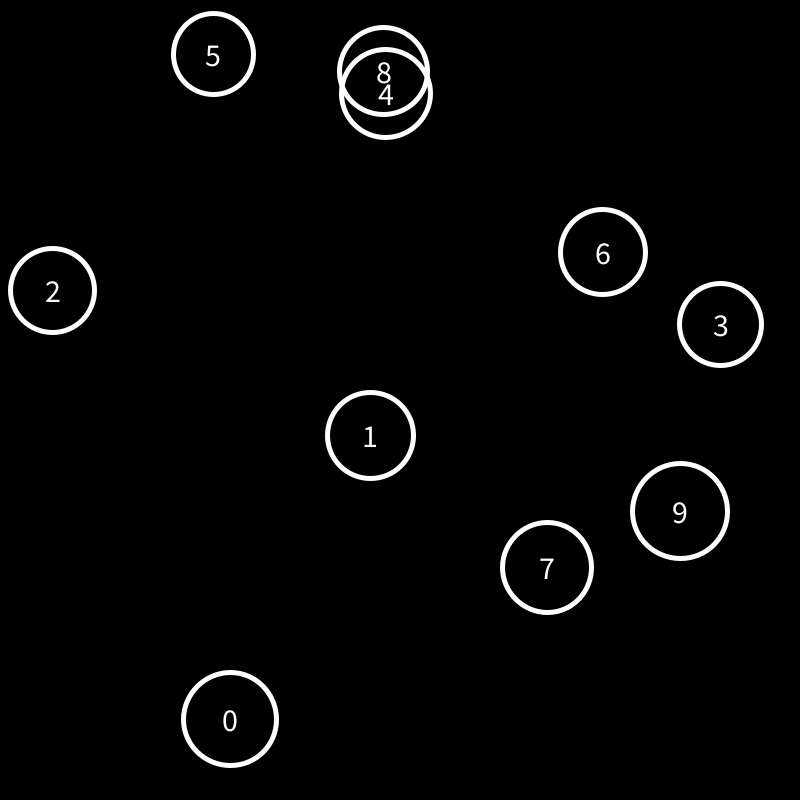
Frame 1 (no input)
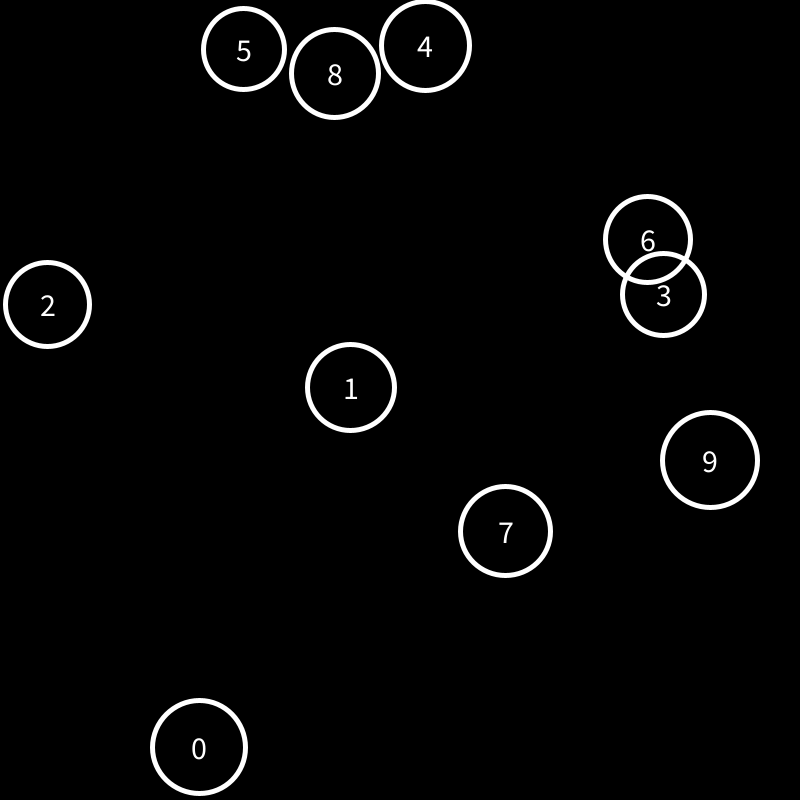
Frame 60 (the mouse pressed at the canvas centre just before this capture)
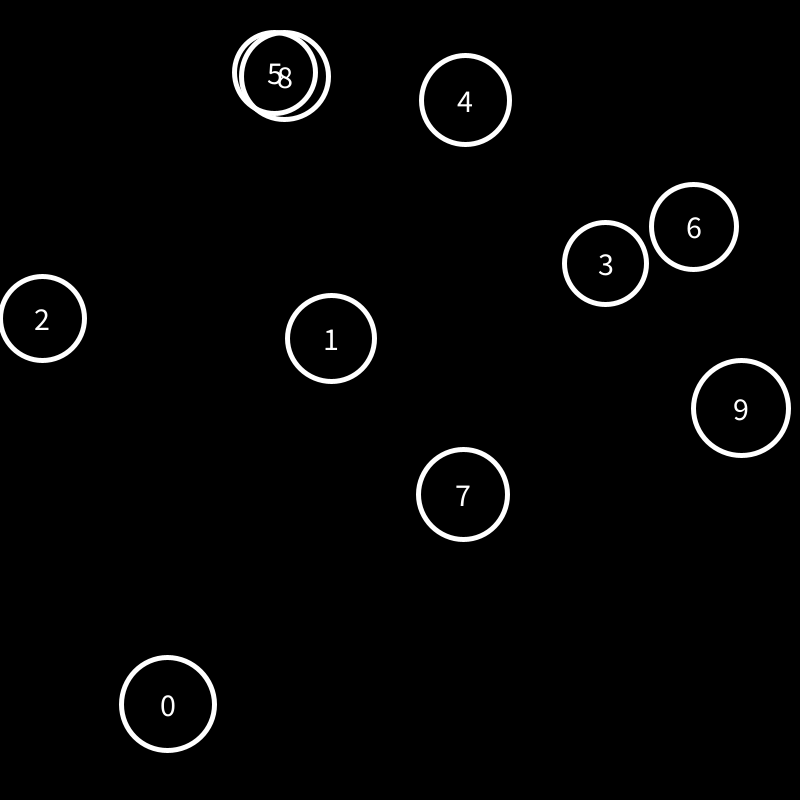
Frame 120 (the mouse held since frame 60 and released just before this capture)

The Processing sketch that drew these frames (run headless with seeded random() and noise(); from frame 60 on, the mouse is pressed at the canvas centre):

// Processing sketch: showcase_balls_popping_on_clicking_it
// ── showcase_balls_popping_on_clicking_it.pde
ArrayList<Ball> balls;

void setup() {
  size(800, 800);
  reset();
}

void reset() {
  balls = new ArrayList<>();
  for (var i=0; i < 10; i++) {
    balls.add(new Ball(i, random(80, 100)));
  }
}

void keyPressed() {
  if (key == ' ') {
    reset();
  }
}

void mouseHover() {
  for (var ball : balls) {
    ball.hover(mouseX, mouseY);
  }
}

void mousePressed() {
  var newballs = new ArrayList<Ball>();
  for (var ball : balls) {
    if (!ball.clicked(mouseX, mouseY))
      newballs.add(ball);
  }
  balls = newballs;
}

void draw() {
  background(0);
  if (mouseX >= 0 && mouseX < width && mouseY >= 0 && mouseY < height ) {   
      mouseHover();
  } 
  
  for (var ball : balls) {
    ball.show();
    ball.bounce();
    ball.move();
  }
}

class Ball {
  int index;
  float x, y;
  float xspeed;
  float yspeed;
  float diameter;
  color strokeColor;

  Ball(int index, float diameter) {
    this.x = random(diameter/2, width - diameter/2);
    this.y = random(diameter/2, height - diameter/2);
    this.diameter = diameter;
    this.index = index;
    this.xspeed = random(-1, 1);
    this.yspeed = random(-1, 1);
    this.strokeColor = color(255, 255, 255);
  }
  
  void hover(float x, float y) {
    if (dist(this.x, this.y, x, y) <= diameter/2) {
      strokeColor = color(255, 0, 0);
    } else {
      strokeColor = color(255, 255, 255);
    }
  }
  
  void bounce() {
    if (x <= diameter/2 || x >= width - diameter/2)
       xspeed *= -1;
    
    if (y <= diameter/2 || y >= height - diameter/2)
      yspeed *= -1;
  }
  
  boolean clicked(float x, float y) {
    return dist(this.x, this.y, x, y) <= diameter/2;    
  }
  
  void move() {
    x += xspeed;
    y += yspeed;
  }
  
  void show() {
    stroke(255, 255, 255);
    textSize(32);
    textAlign(CENTER, CENTER);
    text(String.format("%d", index), x, y);
    stroke(strokeColor);
    strokeWeight(5);
    noFill();
    circle(x, y, diameter);
  }
}
